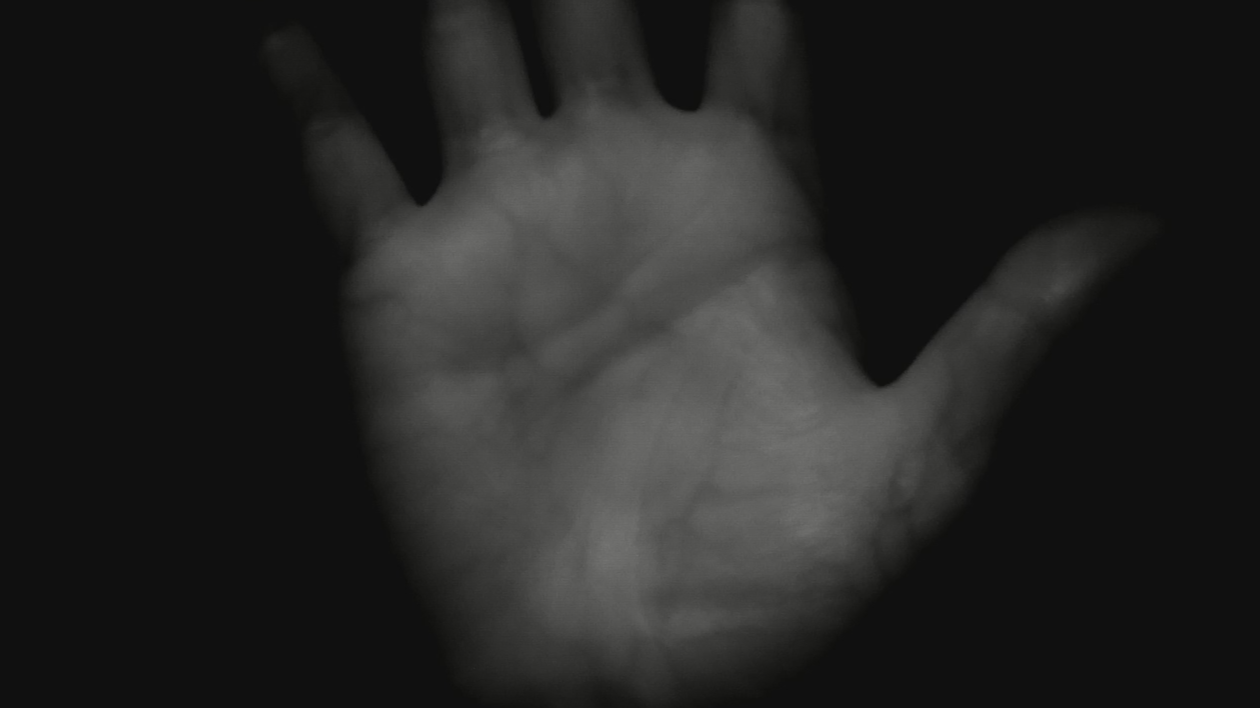
#> input picture Screenshot 2026-05-09 at 21.29.02.png, 2519 x 1416 px, given as the content of the folder wnloads/NAS-DARTS/captures/res_1920x1080_dataset_v3_try2/raw, which was not available (shown at 1/2 size)
$ python preprocess_dataset_v3_soft.py   (older library calls are emulated)
#> lines starting #> are read from the running program, lines starting #| are printed output that depends on the picture; after the words box and inside, x2 and y2 are one past the last pixel; in counts of white or black regions, pixels touching at a corner belong together; pictures that were not available may be replaced by others from this repository, and a replacement may not be noted
### palm_preprocessing.py
"""Palm preprocessing helpers for live capture and batch workflows."""

from __future__ import annotations

from dataclasses import dataclass
from typing import Dict, Tuple

import cv2
import numpy as np


PROFILE_LEGACY = "legacy"
PROFILE_CAPTURE_V2 = "capture_v2"
PROFILE_DATASET_V3 = "dataset_v3"
PROFILE_DATASET_V3_SOFT = "dataset_v3_soft"
SUPPORTED_PROFILES = (
    PROFILE_LEGACY,
    PROFILE_CAPTURE_V2,
    PROFILE_DATASET_V3,
    PROFILE_DATASET_V3_SOFT,
)


@dataclass(frozen=True)
class PalmQualityFilterConfig:
    min_final_mean: float = 110.0
    min_final_p95: float = 125.0
    min_final_std: float = 16.0
    max_dark_fraction_lt_110: float = 0.85
    min_laplacian_var: float = 18.0
    min_gradient_p95: float = 40.0
    min_texture_to_gradient_ratio: float = 0.55
    bright_threshold: int = 220
    dark_threshold: int = 110


@dataclass(frozen=True)
class PalmPreprocessingConfig:
    roi_size: int = 384
    final_size: int = 224
    clahe_clip: float = 2.0
    clahe_tile: Tuple[int, int] = (8, 8)
    centroid_window: int = 0
    profile: str = PROFILE_LEGACY
    denoise_h: float = 0.0
    vessel_preview_kernel: int = 17
    center_offset_x: int = 0
    center_offset_y: int = 0
    stretch_percentiles: Tuple[float, float] | None = None
    adaptive_roi: bool = False
    adaptive_roi_scale: float = 0.9
    palm_core_width_ratio: float = 0.6


def validate_preprocessing_config(config: PalmPreprocessingConfig) -> None:
    if config.profile not in SUPPORTED_PROFILES:
        raise ValueError(
            "profile must be one of: " + ", ".join(SUPPORTED_PROFILES)
        )
    if config.roi_size <= 0:
        raise ValueError("roi_size must be positive")
    if config.final_size <= 0:
        raise ValueError("final_size must be positive")
    if config.clahe_clip <= 0.0:
        raise ValueError("clahe_clip must be positive")
    if config.clahe_tile[0] <= 0 or config.clahe_tile[1] <= 0:
        raise ValueError("clahe_tile dimensions must be positive")
    if config.centroid_window < 0:
        raise ValueError("centroid_window must be >= 0")
    if config.denoise_h < 0.0:
        raise ValueError("denoise_h must be >= 0")
    if config.vessel_preview_kernel < 3:
        raise ValueError("vessel_preview_kernel must be >= 3")
    if config.stretch_percentiles is not None:
        low, high = config.stretch_percentiles
        if low < 0.0 or high > 100.0 or low >= high:
            raise ValueError(
                "stretch_percentiles must satisfy 0 <= low < high <= 100"
            )
    if not (0.0 < config.adaptive_roi_scale <= 1.0):
        raise ValueError("adaptive_roi_scale must satisfy 0 < scale <= 1")
    if not (0.0 < config.palm_core_width_ratio <= 1.0):
        raise ValueError("palm_core_width_ratio must satisfy 0 < ratio <= 1")


def validate_quality_filter_config(config: PalmQualityFilterConfig) -> None:
    if config.min_final_mean < 0.0:
        raise ValueError("min_final_mean must be >= 0")
    if config.min_final_p95 < 0.0:
        raise ValueError("min_final_p95 must be >= 0")
    if config.min_final_std < 0.0:
        raise ValueError("min_final_std must be >= 0")
    if not (0.0 <= config.max_dark_fraction_lt_110 <= 1.0):
        raise ValueError("max_dark_fraction_lt_110 must be between 0 and 1")
    if config.min_laplacian_var < 0.0:
        raise ValueError("min_laplacian_var must be >= 0")
    if config.min_gradient_p95 < 0.0:
        raise ValueError("min_gradient_p95 must be >= 0")
    if config.min_texture_to_gradient_ratio < 0.0:
        raise ValueError("min_texture_to_gradient_ratio must be >= 0")
    if not (0 <= config.dark_threshold <= 255):
        raise ValueError("dark_threshold must be between 0 and 255")
    if not (0 <= config.bright_threshold <= 255):
        raise ValueError("bright_threshold must be between 0 and 255")


def get_palm_mask(gray: np.ndarray) -> np.ndarray:
    """Segment the palm from a dark background using Otsu thresholding."""
    blurred = cv2.GaussianBlur(gray, (7, 7), 0)
    _, mask = cv2.threshold(blurred, 0, 255, cv2.THRESH_BINARY + cv2.THRESH_OTSU)
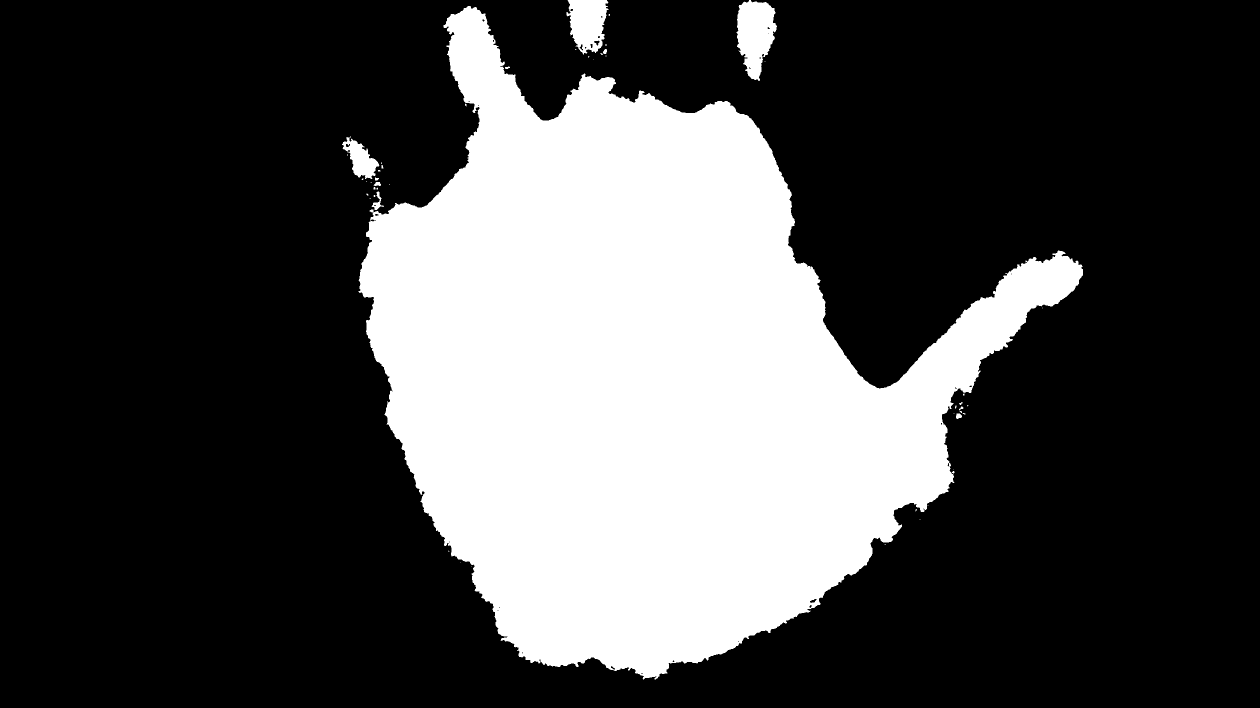
#> mask: shape (1416, 2519) (shown at 1/2 size); 28.4% white; 50 white regions (37 under 20 px), largest, box (x1, y1, x2, y2) and area: (717, 12, 2166, 1359) 993696, (1473, 0, 1554, 162) 8724, (1133, 0, 1217, 109) 6507

    kernel = cv2.getStructuringElement(cv2.MORPH_ELLIPSE, (15, 15))
    mask = cv2.morphologyEx(mask, cv2.MORPH_CLOSE, kernel, iterations=3)
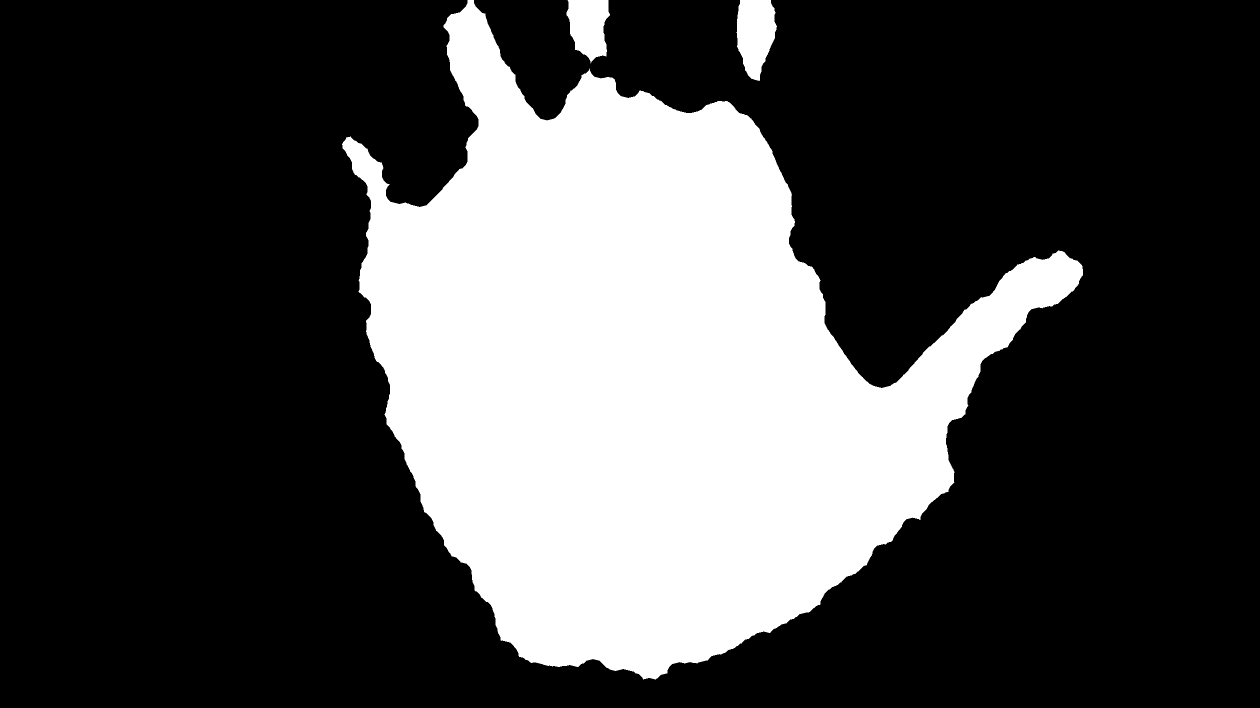
#> mask: shape (1416, 2519) (shown at 1/2 size); 28.8% white; 3 white regions, box (x1, y1, x2, y2) and area: (684, 0, 2166, 1359) 1011279, (1473, 0, 1554, 162) 9532, (1133, 0, 1220, 127) 7910
    mask = cv2.morphologyEx(mask, cv2.MORPH_OPEN, kernel, iterations=2)
#> mask: shape (1416, 2519); 28.8% white; 3 white regions
    return keep_largest_component(mask)


def keep_largest_component(mask: np.ndarray) -> np.ndarray:
    """Keep only the dominant hand/palm component after thresholding."""
    contours, _ = cv2.findContours(mask, cv2.RETR_EXTERNAL, cv2.CHAIN_APPROX_SIMPLE)
#> contours = 3 contours; box (x1, y1, x2, y2) and area: (688, 9, 2166, 1358) 1007771, (1474, 0, 1553, 155) 9178, (1134, 0, 1217, 116) 7576
    cleaned = np.zeros_like(mask)
    if not contours:
        return cleaned

    largest = max(contours, key=cv2.contourArea)
#> largest = contour of 2263 points, box (x1, y1, x2, y2) (688, 9, 2166, 1358), area 1007771
    cv2.drawContours(cleaned, [largest], -1, 255, thickness=cv2.FILLED)
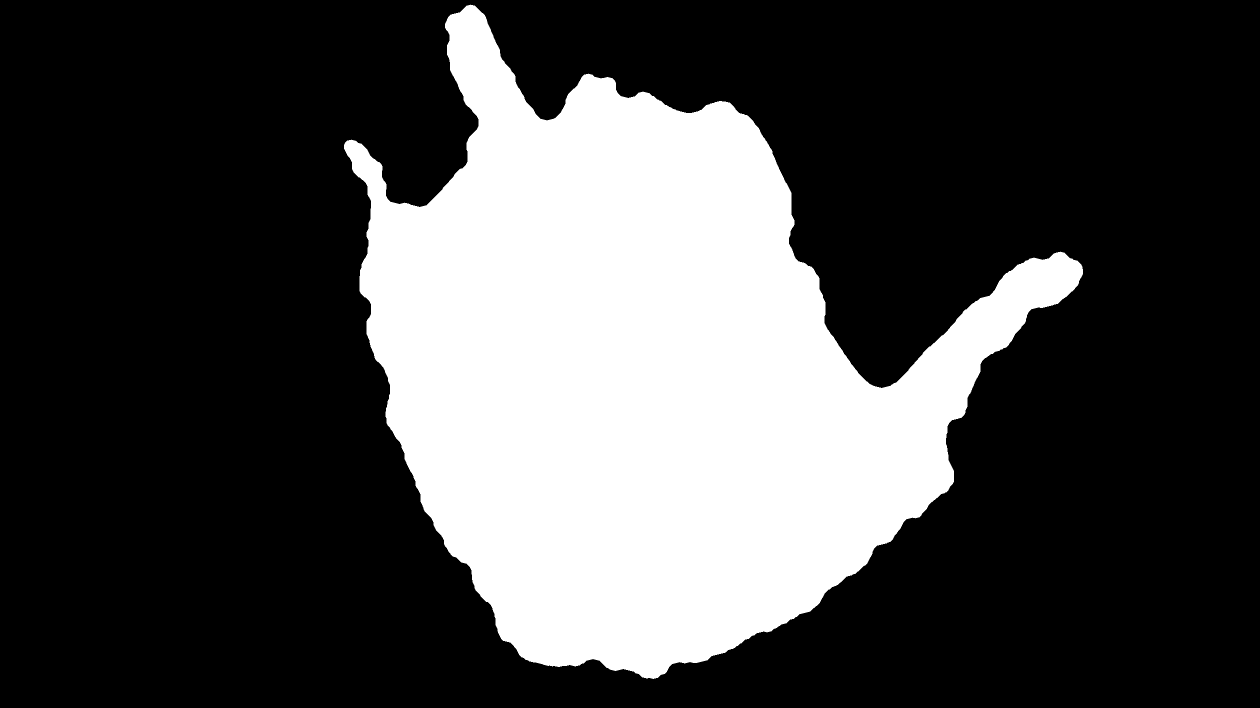
#> cleaned: shape (1416, 2519) (shown at 1/2 size); 28.3% white; 1 white region
    return cleaned


def contour_stats(mask: np.ndarray, image_shape: Tuple[int, int]) -> Dict[str, object]:
    """Return center and bounding box for the dominant hand contour."""
#> called with image_shape = (1416, 2519)
    contours, _ = cv2.findContours(mask, cv2.RETR_EXTERNAL, cv2.CHAIN_APPROX_SIMPLE)
#> contours = 1 contour; box (x1, y1, x2, y2) and area: (688, 9, 2166, 1358) 1007771
#> (the rest of the program and of its run is left out)
